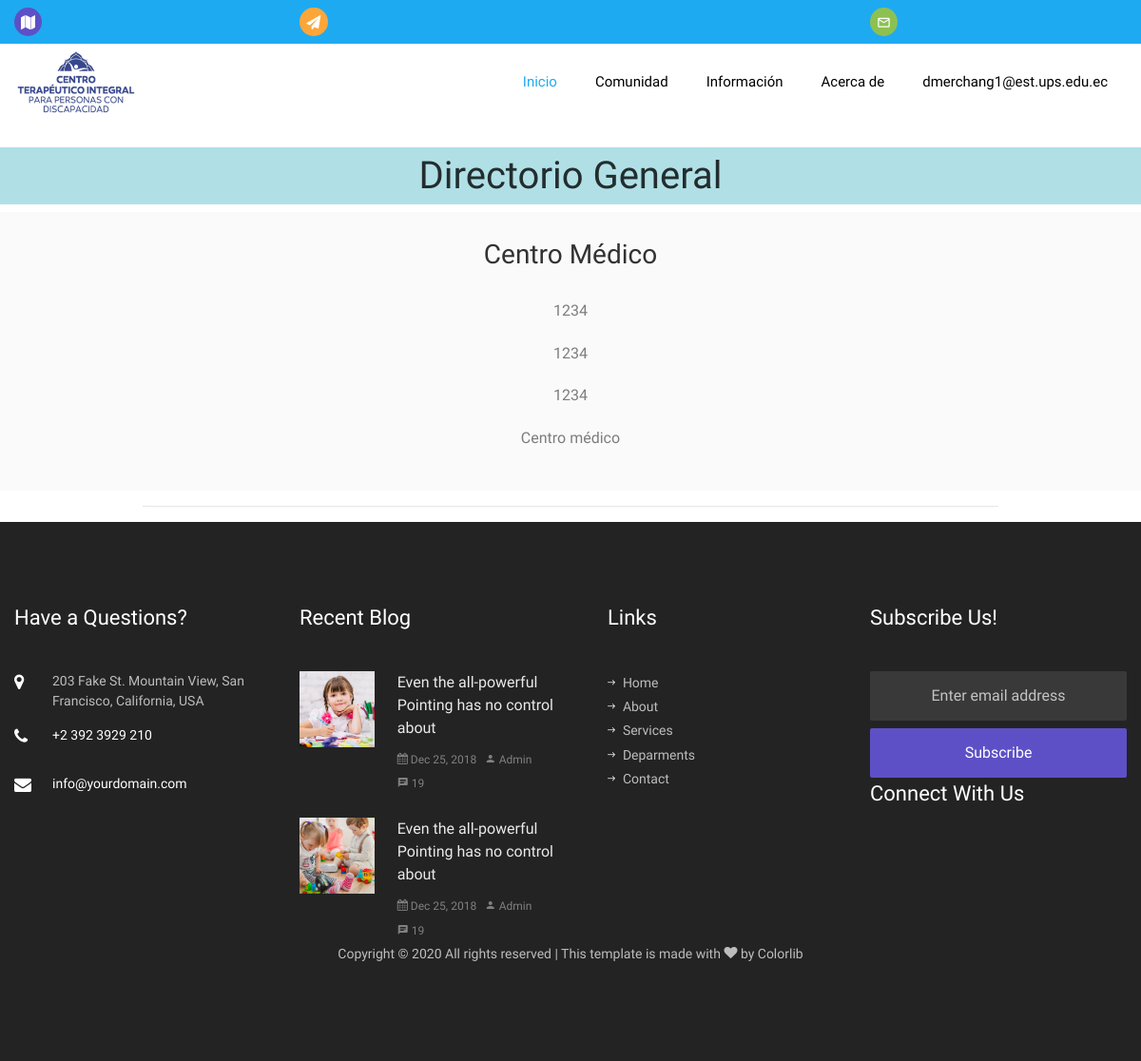
Screenshot of /directory.html (signed in) with the database file from the repository.
### website/models.py (models this page shows)
class Directory(models.Model):
    name = models.CharField(max_length=100)
    direction = models.ForeignKey('Direction', on_delete=models.DO_NOTHING, null=True)
    description = models.CharField(max_length=1500)

class Direction(models.Model):
    main_street = models.CharField(max_length=250)
    secondary_street = models.CharField(max_length=250, null=True)
    house_number = models.CharField(max_length=5, null=True)
    reference = models.TextField()

### website/views.py (the view)
# urls.py: path('directory.html', views.directory_list),
def directory_list(request):
    lugar = Directory.objects.all()
    contexto = {'directorios': lugar}
    return render(request, 'directory.html', contexto)

### templates/directory.html (shortened to what this page needs)
<!DOCTYPE html>
<html lang="en">
<head>
    {% include 'includes/head.html'%} {% block head %} {% endblock %}
</head>
<body>
    {% include 'includes/header.html'%} {% block header %} {% endblock %} {% include 'includes/navbar.html'%} {% block navbar %} {% endblock %}
     <br>
    <section>
        <div class="text-center">
            <h1 style="background-color:powderblue">Directorio General</h1>
        </div>
        <div>
            {% if directorios %}
            {% for lugar in directorios %}
            <div class="panel-column panel-bottom-1 panel-column-first grid grid-15">
                    <div class="bg-light align-self-stretch box p-4 text-center">
                        <h3 class="mb-4">{{ lugar.name }}</h3>
                        <p>{{ lugar.direction.main_street }}</p>
                        <p>{{ lugar.direction.secondary_street }}</p>
                        <p>{{ lugar.direction.house_number }}</p>
                        <p>{{ lugar.description }}</p>
                    </div>
                    <hr style="width:75%;">
          </div>
             {% endfor %}
            {% else %}
            <h1>No hay registros</h1>
            {% endif %}
        </div>
    </section>
    {% include 'includes/footer.html'%} {% block footer %} {% endblock %}
</body>
</html>

### rows the page displays
Directory: name "Centro Médico", direction.main_street "1234", direction.secondary_street "1234", direction.house_number "1234", description "Centro médico"

### other values shown
{{ request.session.user_email }} "dmerchang1@est.ups.edu.ec"
